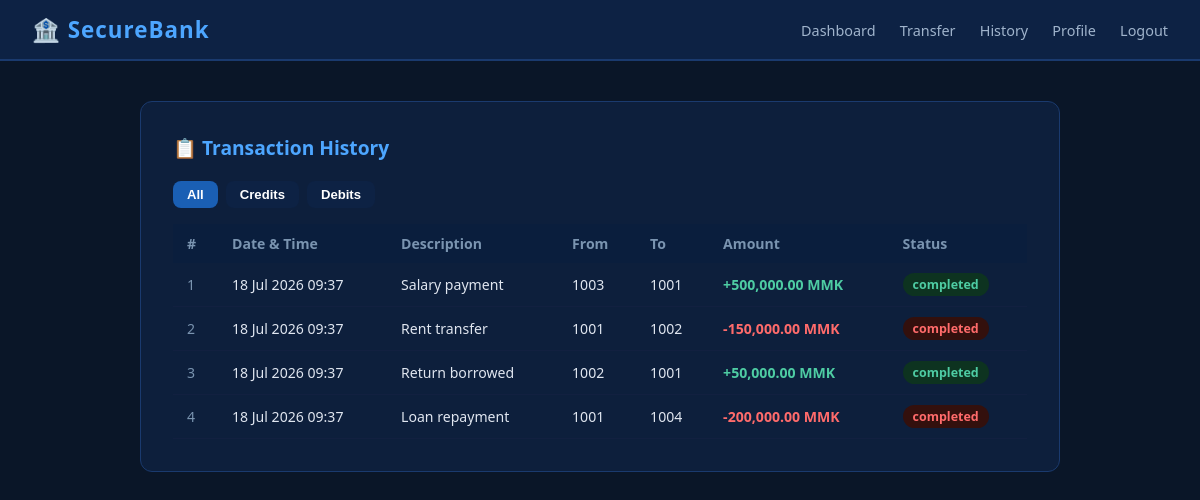
/bank-web/history.php (signed in), run on the app's committed database.
### tables this page shows
CREATE TABLE IF NOT EXISTS transactions (
    id          INT AUTO_INCREMENT PRIMARY KEY,
    from_acc    VARCHAR(20),
    to_acc      VARCHAR(20),
    amount      DECIMAL(15,2),
    description VARCHAR(255) DEFAULT '',
    status      ENUM('completed','pending','failed') DEFAULT 'completed',
    created_at  DATETIME DEFAULT CURRENT_TIMESTAMP
);

CREATE TABLE IF NOT EXISTS accounts (
    id         INT AUTO_INCREMENT PRIMARY KEY,
    acc_no     VARCHAR(20)  UNIQUE NOT NULL,
    full_name  VARCHAR(100) NOT NULL,
    email      VARCHAR(120),
    phone      VARCHAR(20),
    pin        VARCHAR(10)  NOT NULL,
    acc_type   ENUM('savings','current') DEFAULT 'savings',
    balance    DECIMAL(15,2) DEFAULT 0.00,
    status     ENUM('active','frozen','closed') DEFAULT 'active',
    created_at DATETIME DEFAULT CURRENT_TIMESTAMP
);

### bank-web/history.php (the view, shortened to what this page needs)
<?php
require 'db.php';
$id   = $_SESSION['user_id'];
$user = $conn->query("SELECT * FROM accounts WHERE id=$id")->fetch_assoc();
$filter = isset($_GET['type']) ? $conn->real_escape_string($_GET['type']) : 'all';
$where  = "WHERE t.from_acc='{$user['acc_no']}' OR t.to_acc='{$user['acc_no']}'";
$txns = $conn->query("SELECT t.* FROM transactions t $where ORDER BY t.created_at DESC");
?>
<!DOCTYPE html>
<html lang="en">
<head><meta charset="UTF-8"><title>SecureBank — History</title>
<link rel="stylesheet" href="style.css"></head>
<body>
<div class="navbar">
  <span class="brand">🏦 SecureBank</span>
  <nav>
    <a href="dashboard.php">Dashboard</a>
    <a href="transfer.php">Transfer</a>
    <a href="history.php">History</a>
    <a href="profile.php">Profile</a>
    <a href="logout.php">Logout</a>
  </nav>
</div>
<div class="container">
  <div class="card">
    <h2>📋 Transaction History</h2>
    <div style="margin-bottom:16px;display:flex;gap:8px">
      <a href="?type=all"><button class="btn btn-sm" style="<?= $filter==='all'?'':'background:#0d2244' ?>">All</button></a>
      <a href="?type=credit"><button class="btn btn-sm" style="<?= $filter==='credit'?'background:#0d3320;color:#4ecca3':'background:#0d2244' ?>">Credits</button></a>
      <a href="?type=debit"><button class="btn btn-sm" style="<?= $filter==='debit'?'background:#33100d;color:#ff6b6b':'background:#0d2244' ?>">Debits</button></a>
    </div>
    <?php if ($txns->num_rows === 0): ?>
      <p style="color:#7a94b0">No transactions found.</p>
    <?php else: ?>
    <table>
      <tr><th>#</th><th>Date & Time</th><th>Description</th><th>From</th><th>To</th><th>Amount</th><th>Status</th></tr>
      <?php while ($t = $txns->fetch_assoc()):
        $isCredit = $t['to_acc'] === $user['acc_no'];
        $sign = $isCredit ? '+' : '-';
      ?>
      <tr>
        <td style="color:#7a94b0"><?= $t['id'] ?></td>
        <td><?= date('d M Y H:i', strtotime($t['created_at'])) ?></td>
        <td><?= htmlspecialchars($t['description']) ?></td>
        <td><?= $t['from_acc'] ?></td>
        <td><?= $t['to_acc'] ?></td>
        <td style="font-weight:600;color:<?= $isCredit ? '#4ecca3' : '#ff6b6b' ?>">
          <?= $sign ?><?= number_format($t['amount'], 2) ?> MMK
        </td>
        <td><span class="badge <?= $isCredit ? 'badge-credit' : 'badge-debit' ?>"><?= $t['status'] ?></span></td>
      </tr>
      <?php endwhile; ?>
    </table>
    <?php endif; ?>
  </div>
</div>
</body></html>

### bank-web/style.css (style rules this page uses)
* { box-sizing: border-box; margin: 0; padding: 0; }
body { font-family: 'Segoe UI', sans-serif; background: #0a1628; color: #e0e6f0; min-height: 100vh; }
.navbar { background: #0d2244; padding: 14px 32px; display: flex; justify-content: space-between; align-items: center; border-bottom: 2px solid #1a3a6e; }
.navbar .brand { font-size: 1.4rem; font-weight: 700; color: #4da6ff; letter-spacing: 1px; }
.navbar nav a { color: #a0b4cc; text-decoration: none; margin-left: 20px; font-size: 0.9rem; }
.container { max-width: 960px; margin: 40px auto; padding: 0 20px; }
.card { background: #0d1f3c; border: 1px solid #1a3a6e; border-radius: 12px; padding: 32px; margin-bottom: 24px; }
.card h2 { color: #4da6ff; margin-bottom: 20px; font-size: 1.2rem; }
.btn { background: #1a5fb4; color: #fff; border: none; padding: 11px 28px; border-radius: 8px; cursor: pointer; font-size: 0.95rem; font-weight: 600; transition: background 0.2s; }
.btn-sm { padding: 6px 14px; font-size: 0.82rem; }
table { width: 100%; border-collapse: collapse; font-size: 0.88rem; }
th { background: #0a1e3d; color: #7a94b0; padding: 10px 14px; text-align: left; }
td { padding: 10px 14px; border-bottom: 1px solid #122040; }
.badge { display: inline-block; padding: 3px 10px; border-radius: 20px; font-size: 0.78rem; font-weight: 600; }
.badge-credit { background: #0d3320; color: #4ecca3; }
.badge-debit { background: #33100d; color: #ff6b6b; }

### data on the page
transactions: id "1", created_at "18 Jul 2026 09:37", description "Salary payment", from_acc "1003", to_acc "1001", to_acc.acc_no "+", amount "500,000.00", status "completed"
transactions: id "2", created_at "18 Jul 2026 09:37", description "Rent transfer", from_acc "1001", to_acc "1002", to_acc.acc_no "-", amount "150,000.00", status "completed"
transactions: id "3", created_at "18 Jul 2026 09:37", description "Return borrowed", from_acc "1002", to_acc "1001", to_acc.acc_no "+", amount "50,000.00", status "completed"
transactions: id "4", created_at "18 Jul 2026 09:37", description "Loan repayment", from_acc "1001", to_acc "1004", to_acc.acc_no "-", amount "200,000.00", status "completed"
